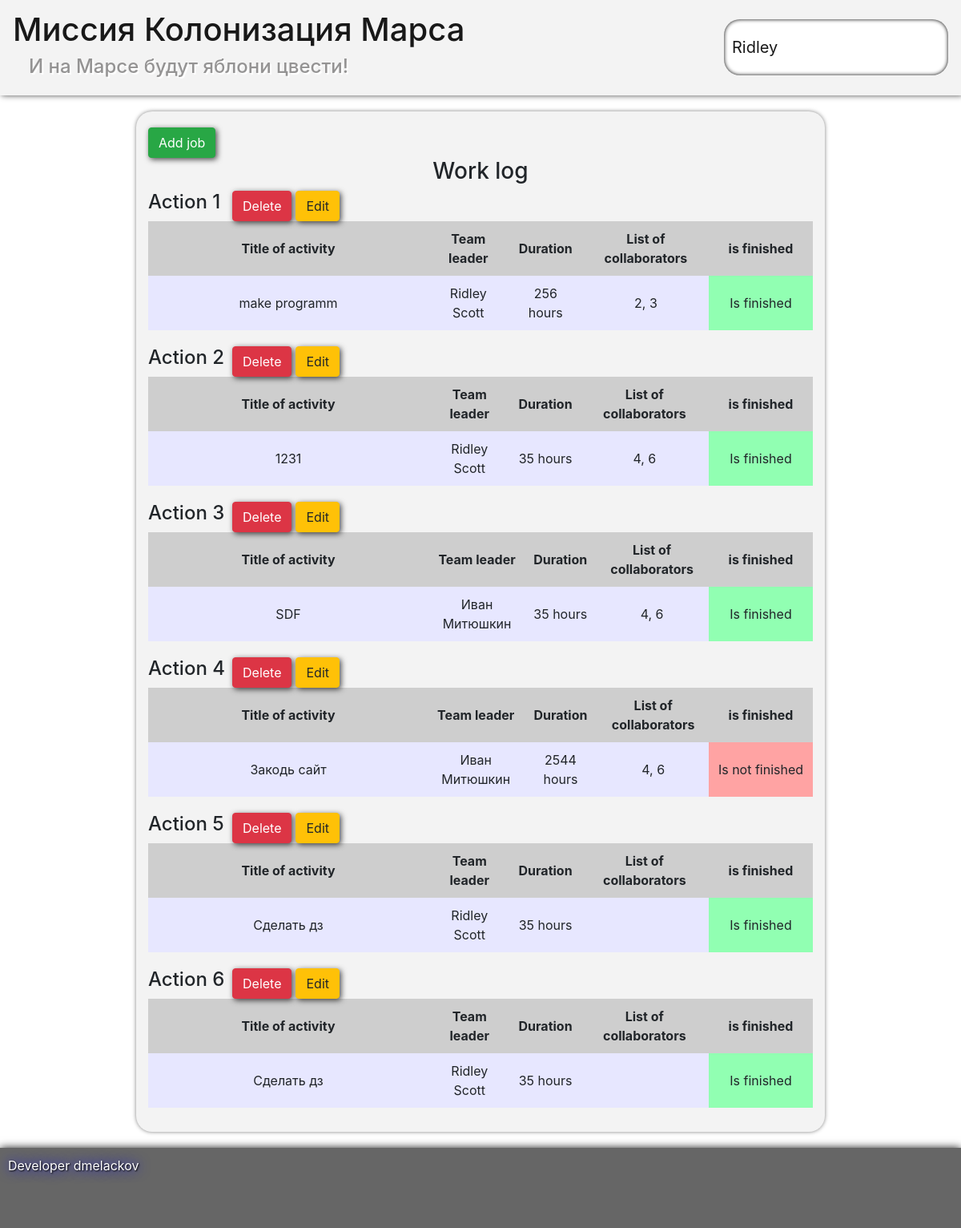
Page /index (signed in) on the committed database.
### data/users.py (models this page shows, shortened)
class User(SqlAlchemyBase, UserMixin, SerializerMixin):
    __tablename__ = 'users'
    id = sqlalchemy.Column(sqlalchemy.Integer,
                           primary_key=True, autoincrement=True)
    surname = sqlalchemy.Column(sqlalchemy.String, nullable=True)
    name = sqlalchemy.Column(sqlalchemy.String, nullable=True)
    age = sqlalchemy.Column(sqlalchemy.Integer, nullable=True)
    position = sqlalchemy.Column(sqlalchemy.String, nullable=True)
    speciality = sqlalchemy.Column(sqlalchemy.String, nullable=True)
    address = sqlalchemy.Column(sqlalchemy.String, nullable=True)
    email = sqlalchemy.Column(sqlalchemy.String,
                              index=True, unique=True, nullable=True)
    hashed_password = sqlalchemy.Column(sqlalchemy.String, nullable=True)
    modified_date = sqlalchemy.Column(sqlalchemy.DateTime,
                                      default=datetime.datetime.now)

### data/jobs.py (models this page shows)
class Jobs(SqlAlchemyBase, SerializerMixin):
    __tablename__ = 'jobs'
    id = sqlalchemy.Column(sqlalchemy.Integer,
                           primary_key=True, autoincrement=True)
    team_leader = sqlalchemy.Column(sqlalchemy.Integer,
                                    sqlalchemy.ForeignKey("users.id"))
    job = sqlalchemy.Column(sqlalchemy.String)
    work_size = sqlalchemy.Column(sqlalchemy.Integer)
    collaborators = sqlalchemy.Column(sqlalchemy.String)
    start_date = sqlalchemy.Column(sqlalchemy.DateTime)
    start_end = sqlalchemy.Column(sqlalchemy.DateTime)
    if_finished = sqlalchemy.Column(sqlalchemy.Boolean)
    leader = orm.relation('User')

### main.py (the view)
@app.route('/')
@app.route('/index')
def index():
    session = db_session.create_session()
    params = {}
    params["title"] = "Журнал работ"
    params["static_css"] = url_for('static', filename="css/")
    params["static_img"] = url_for('static', filename="img/")
    params["jobs"] = session.query(Jobs).all()
    return render_template('index.html', **params)

### data/db_session.py (called while the page is built)
def create_session() -> Session:
    global __factory
    return __factory()

### main.py (called while the page is built)
@login_manager.user_loader
def load_user(user_id):
    db_sess = db_session.create_session()
    return db_sess.query(User).get(user_id)

### templates/index.html
{% extends "base.html" %} {% block content %} {% if current_user.is_authenticated %}
<a class="btn btn-success" id="addjob" href="/addjob">Add job</a> {% endif %}
<div class="center">
    <h3>Work log</h3>
    <div class="works">
        {% for i in jobs %}
        <div class="jobLabel">
            <h4>Action {{loop.index}}</h4>
            {% if current_user.is_authenticated %} {% if current_user.id == 1 or current_user.id == i.leader.id %}
            <a class="btn btn-danger" href="/job_delete/{{ i.id }}">Delete</a>
            <a class="btn btn-warning" href="/job/{{ i.id }}">Edit</a> {% endif %} {% endif %}
        </div>
        <table>
            <tr class="title">
                <th>Title of activity</th>
                <th>Team leader</th>
                <th>Duration</th>
                <th>List of collaborators</th>
                <th>is finished</th>
            </tr>
            <tr class="data">
                <td class="activity">{{ i.job }}</td>
                <td class="leader">{{ i.leader.name }} {{ i.leader.surname }}</td>
                <td class="duration">{{ i.work_size }} hours</td>
                <td class="collab">{{ i.collaborators }}</td>
                <td class="finished {% if i.if_finished %}
                    yes
                {% else %}
                    no
                {% endif %}">{% if i.if_finished %} Is finished {% else %} Is not finished {% endif %}</td>
            </tr>
        </table>
        {% endfor %}
    </div>
</div>
{% endblock %}

### templates/base.html (shortened to what this page needs)
<!DOCTYPE html>
<html lang="en">
<head>
    <link rel="stylesheet" href="https://stackpath.bootstrapcdn.com/bootstrap/4.4.1/css/bootstrap.min.css">
    <link rel="stylesheet" href="{{ static_css }}style.css">
</head>
<body>
    <header>
        <nav class="navbar navbar-light">
            <a class="navbar-brand" href="/">
                <h1>Миссия Колонизация Марса</h1>
                <h4>И на Марсе будут яблони цвести!</h4>
            </a>
            <div class="userPanel">
                {% if current_user.is_authenticated %}
                <a class="navbar-brand" href="/logout">{{ current_user.name }}</a> {% else %}
                <p>
                    <a class="btn btn-primary " href="/register">Зарегистрироваться</a>
                    <a class="btn btn-success" href="/login">Войти</a>
                </p>
                {% endif %}
            </div>
        </nav>
    </header>
    <div class="wraper">
        <div class="content">
            <main role="main" class="container">
                {% block content %}{% endblock %}
            </main>
            <div class="footer">
                Developer dmelackov
            </div>
        </div>
    </div>
</body>
</html>

### static/css/style.css (style rules this page uses)
html { position: relative; min-height: 100%; }
body { position: absolute; min-width: 100%; min-height: 100%; }
.navbar-brand>h4 { color: rgb(148, 147, 147); margin-left: 20px; text-shadow: 2px 2px 1px white; }
header { background-color: (243, 243, 243); }
.center { text-align: center; margin-left: auto; margin-right: auto; }
.jobLabel>h4 { text-align: left; width: 100px; }
main { background-color: rgb(243, 243, 243); box-shadow: 0 0 5px rgba(0, 0, 0, 0.5); border-radius: 20px; padding: 10px 10px 10px 10px; }
.content { width: 900px; margin: 0 auto; padding: 20px; padding-bottom: 120px; }
.footer { position: absolute; bottom: 0; left: 0; width: 100%; height: 100px; background: #666; padding: 10px 10px 10px 10px; box-shadow: 0 0 10px rgba(0, 0, 0, 0.9); text-shadow: 1px 1px 2px black, 0 0 1em blue; color: white; }
.title>th { background-color: rgb(206, 206, 206); padding: 10px 10px 10px 10px; }
.data>td { background-color: rgb(231, 231, 255); padding: 10px 10px 10px 10px; }
.data>.no { background-color: rgb(255, 163, 163); }
.data>.yes { background-color: rgb(145, 255, 178); }
.works>table { width: 830px; }
.data>.activity { width: 350px; }
.data>.finished { width: 130px; }
#addjob.btn { margin-top: 10px; }
.jobLabel>h4, .jobLabel>a { float: left; }
.jobLabel>a { margin-left: 5px; }
.works>table { margin-bottom: 20px; }
.btn { box-shadow: 2px 2px 7px rgba(0, 0, 0, 0.7); }
.navbar { background-color: rgb(243, 243, 243); box-shadow: 2px 0 7px rgba(0, 0, 0, 0.7); }
.userPanel { background-color: white; border-radius: 20px; width: 280px; height: 70px; padding: 10px; box-shadow: inset 0 0 5px black; align-content: center; }
.userPanel>a { margin: 0 auto; }

### rows in the picture
User: name "Ridley"
Jobs: job "make programm", leader.name "Ridley", leader.surname "Scott", work_size "256", collaborators "2, 3", if_finished "Is finished"
Jobs: job "1231", leader.name "Ridley", leader.surname "Scott", work_size "35", collaborators "4, 6", if_finished "Is finished"
Jobs: job "SDF", leader.name "Иван", leader.surname "Митюшкин", work_size "35", collaborators "4, 6", if_finished "Is finished"
Jobs: job "Закодь сайт", leader.name "Иван", leader.surname "Митюшкин", work_size "2544", collaborators "4, 6", if_finished "Is not finished"
Jobs: job "Сделать дз", leader.name "Ridley", leader.surname "Scott", work_size "35", if_finished "Is finished"
Jobs: job "Сделать дз", leader.name "Ridley", leader.surname "Scott", work_size "35", if_finished "Is finished"
